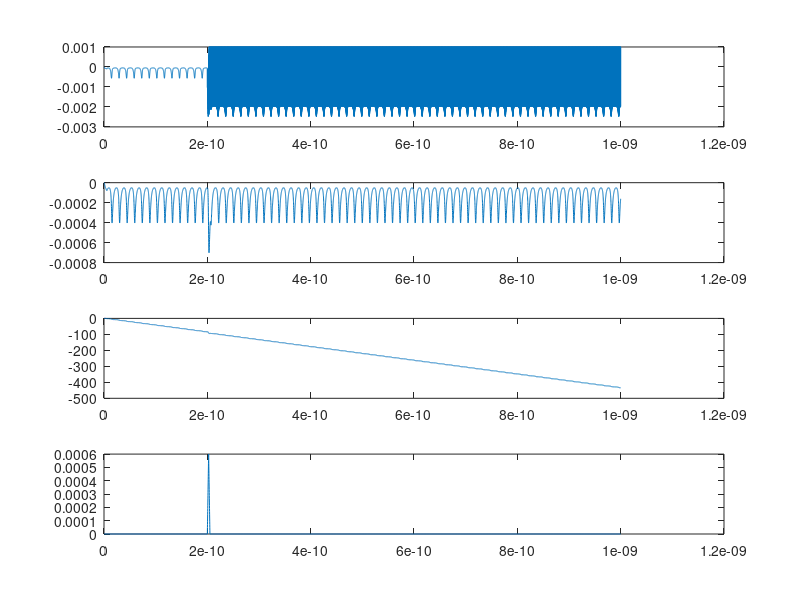

Recreate this plot in MATLAB.
clear;
% JTL test in matlab (current input)
PHI0 = 2.06783383113E-15;
e2_over_h = 2*pi/PHI0;
hn = 0.1E-12;
runtime = 1000E-12;
N = round(runtime/hn);
% JJ Model
C = 0.07E-12;
Rn = 16;
R0 = 16;
Vg = 2.8E-3;
Icrit = 0.1E-3;
% Components
L1 = 2E-12;
L2 = 2.4E-12;
L3 = 2.4E-12;
L4 = 2E-12;
L5 = 0.278E-12;
R1 = 2;
RB1 = 5.23;
RB2 = 5.23;

L1_mat = zeros(13, 13);
L2_mat = zeros(13, 13);
L3_mat = zeros(13, 13);
L4_mat = zeros(13, 13);
L5_mat = zeros(13, 13);
B1_mat = zeros(13, 13);
B2_mat = zeros(13, 13);
R1_mat = zeros(13, 13);

% Column indexes
C_NV1 = 1;
C_NV2 = 2;
C_NV3 = 3;
C_NV4 = 4;
C_NV5 = 5;
C_NV6 = 6;
C_IL1 = 7;
C_IL2 = 8;
C_IL3 = 9;
C_IL4 = 10;
C_IL5 = 11;
C_PB1 = 12;
C_PB2 = 13;

% Row indexes
R_N1 = 1;
R_N2 = 2;
R_N3 = 3;
R_N4 = 4;
R_N5 = 5;
R_N6 = 6;
R_L1 = 7;
R_L2 = 8;
R_L3 = 9;
R_L4 = 10;
R_L5 = 11;
R_B1 = 12;
R_B2 = 13;

L1_mat(R_N1,C_IL1) = 1;
L1_mat(R_N2,C_IL1) = -1;
L1_mat(R_L1,C_NV1) =  1;
L1_mat(R_L1,C_NV2) = -1;
L1_mat(R_L1,C_IL1) = -2 * L1 / hn;

L2_mat(R_N2,C_IL2) = 1;
L2_mat(R_N3,C_IL2) = -1;
L2_mat(R_L2,C_NV2) =  1;
L2_mat(R_L2,C_NV3) = -1;
L2_mat(R_L2,C_IL2) = -2 * L2 / hn;

L3_mat(R_N3,C_IL3) = 1;
L3_mat(R_N4,C_IL3) = -1;
L3_mat(R_L3,C_NV3) =  1;
L3_mat(R_L3,C_NV4) = -1;
L3_mat(R_L3,C_IL3) = -2 * L3 / hn;

L4_mat(R_N4,C_IL4) = 1;
L4_mat(R_N5,C_IL4) = -1;
L4_mat(R_L4,C_NV4) =  1;
L4_mat(R_L4,C_NV5) = -1;
L4_mat(R_L4,C_IL4) = -2 * L4 / hn;

L5_mat(R_N6,C_IL5) = 1;
L5_mat(R_N3,C_IL5) = -1;
L5_mat(R_L5,C_NV6) =  1;
L5_mat(R_L5,C_NV3) = -1;
L5_mat(R_L5,C_IL5) = -2 * L5 / hn;

R1_mat(R_N5,C_NV5) = 1/R1;

B1_mat(R_N2,C_NV2) = (2 * C / hn) + (1/R0) + (1/RB1);
B1_mat(R_B1,C_NV2) = (-hn / 2) * e2_over_h;
B1_mat(R_B1,C_PB1) = 1;

B2_mat(R_N4,C_NV4) = (2 * C / hn) + (1/R0) + (1/RB2);
B2_mat(R_B2,C_NV4) = (-hn / 2) * e2_over_h;
B2_mat(R_B2,C_PB2) = 1;

A_00 = L1_mat + L2_mat + L3_mat + L4_mat + L5_mat + R1_mat + B1_mat + B2_mat;
B1_mat(R_N2,C_NV2) = (2 * C / hn) + (1/Rn) + (1/RB1);
A_n0 = L1_mat + L2_mat + L3_mat + L4_mat + L5_mat + R1_mat + B1_mat + B2_mat;
B1_mat(R_N2,C_NV2) = (2 * C / hn) + (1/R0) + (1/RB1);
B2_mat(R_N4,C_NV4) = (2 * C / hn) + (1/Rn) + (1/RB2);
A_0n = L1_mat + L2_mat + L3_mat + L4_mat + L5_mat + R1_mat + B1_mat + B2_mat;
B1_mat(R_N2,C_NV2) = (2 * C / hn) + (1/Rn) + (1/RB1);
B2_mat(R_N4,C_NV4) = (2 * C / hn) + (1/Rn) + (1/RB2);
A_nn = L1_mat + L2_mat + L3_mat + L4_mat + L5_mat + R1_mat + B1_mat + B2_mat;

% Sources
IA = 0;
sfq_start = 200E-12;
sfq_up = 2.5E-12;
sfq_down = 2.5E-12;
sfq_ampl = 600E-6;
IA = zeros(1, sfq_start/hn-1);
for i = (sfq_start/hn):((sfq_start + sfq_up)/hn-1)
    IA = [IA, sfq_ampl/sfq_up * (i*hn - sfq_start)];
end
for i = ((sfq_start + sfq_up)/hn):((sfq_start + sfq_up + sfq_down)/hn - 1)
    IA = [IA, 600E-6 - sfq_ampl/sfq_down * (i*hn - (sfq_start + sfq_up))];
end
[IA_rows,IA_cols] = size(IA);
IA = [IA, zeros(1, N-IA_cols)];

IB = 0;
for i = 1:(5E-12/hn - 1)
    IB = [IB, (250E-6 - 0)/(5E-12 - 0) * (i*hn)];
end
[IB_rows,IB_cols] = size(IB);
IB = [IB, 250E-6*ones(1,N-IB_cols)];

T = zeros(1, N);
RHS = zeros(13,1);
LHS = zeros(13,1);
V_N1 = zeros(1, N);
V_N2 = zeros(1, N);
V_N3 = zeros(1, N);
V_N4 = zeros(1, N);
V_N5 = zeros(1, N);
V_N6 = zeros(1, N);
V_Phi1 = zeros(1, N);
V_Phi2 = zeros(1, N);
I_L1 = zeros(1, N);
I_L2 = zeros(1, N);
I_L3 = zeros(1, N);
I_L4 = zeros(1, N);
I_L5 = zeros(1, N);

A = A_00;

% Intialize variables
VB1_prev = 0;
VB2_prev = 0;
VB1_dt_prev = 0;
VB2_dt_prev = 0;
PB1_prev = 0;
PB2_prev = 0;
VN1_prev = 0;
VN2_prev = 0;
VN3_prev = 0;
IL1_prev = 0;
IL2_prev = 0;
IL3_prev = 0;
IL4_prev = 0;
IL5_prev = 0;
IsB1 = 0;
IsB2 = 0;

for i = 1:N    
    % Construct RHS
    RHS(R_N1) = -IA(i);  
    RHS(R_N6) = -IB(i);
    RHS(R_L1) = -(2*L1/hn)*LHS(C_IL1) - (LHS(C_NV1) - LHS(C_NV2));
    RHS(R_L2) = -(2*L2/hn)*LHS(C_IL2) - (LHS(C_NV2) - LHS(C_NV3));
    RHS(R_L3) = -(2*L3/hn)*LHS(C_IL3) - (LHS(C_NV3) - LHS(C_NV4));
    RHS(R_L4) = -(2*L4/hn)*LHS(C_IL4) - (LHS(C_NV4) - LHS(C_NV5));
    RHS(R_L5) = -(2*L5/hn)*LHS(C_IL5) - (LHS(C_NV6) - LHS(C_NV3));
    RHS(R_N2) = IsB1;
    RHS(R_N4) = IsB2;
    RHS(R_B1) = LHS(C_PB1) + (hn/2 * e2_over_h)*LHS(C_NV2);
    RHS(R_B2) = LHS(C_PB2) + (hn/2 * e2_over_h)*LHS(C_NV4);
    
    % Solve linear system
    LHS = A\RHS;
    
    % Guess junction voltage and phase for next time step
    VB1 = LHS(C_NV2);
    VB2 = LHS(C_NV4);
    PB1 = LHS(C_PB1);
    PB2 = LHS(C_PB2);    
    VB1_dt = (2/hn)*(VB1 - VB1_prev) - VB1_dt_prev;
    VB2_dt = (2/hn)*(VB2 - VB2_prev) - VB2_dt_prev;
    VB1_guess = VB1 + VB1_dt*hn;
    VB2_guess = VB2 + VB2_dt*hn;
    PB1_guess = PB1 + (hn/2 * e2_over_h)*(VB1 + VB1_guess);
    PB2_guess = PB2 + (hn/2 * e2_over_h)*(VB2 + VB2_guess);
    
    % Calculate junction currents for next time step
    IsB1 = -Icrit * sin(PB1_guess) + ((2*C/hn) * VB1) + (C * VB1_dt);
    IsB2 = -Icrit * sin(PB2_guess) + ((2*C/hn) * VB2) + (C * VB2_dt);
    
    % Store junction voltage and phase for next time step
    VB1_prev = VB1;
    VB2_prev = VB2;
    VB1_dt_prev = VB1_dt;
    VB2_dt_prev = VB2_dt;

    % Store current time step for output
    T(i) = hn*i;
    V_N1(i) = LHS(C_NV1);
    V_N2(i) = LHS(C_NV2);
    V_N3(i) = LHS(C_NV3);
    V_N4(i) = LHS(C_NV4);
    V_N5(i) = LHS(C_NV5);
    V_N6(i) = LHS(C_NV6);
    I_L1(i) = LHS(C_IL1);
    I_L2(i) = LHS(C_IL2);
    I_L3(i) = LHS(C_IL3);
    I_L4(i) = LHS(C_IL4);
    I_L5(i) = LHS(C_IL5);
    V_Phi1(i) = LHS(C_PB1);
    V_Phi2(i) = LHS(C_PB2);
    
%     if LHS(C_NV2) > Vg
%         if LHS(C_NV4) > Vg
%             A = A_nn;
%         else
%             A = A_n0;
%         end
%     else
%         if LHS(C_NV4) > Vg
%             A = A_0n;
%         else
%             A = A_00;
%         end
%     end
end

figure(2);
subplot(4, 1, 1);
plot(T, V_N1);
ylim([-3e-3, 1e-3]);
subplot(4, 1, 2);
plot(T, V_N5);
subplot(4, 1, 3);
plot(T, V_Phi1);
subplot(4, 1, 4);
plot(T, -I_L1);